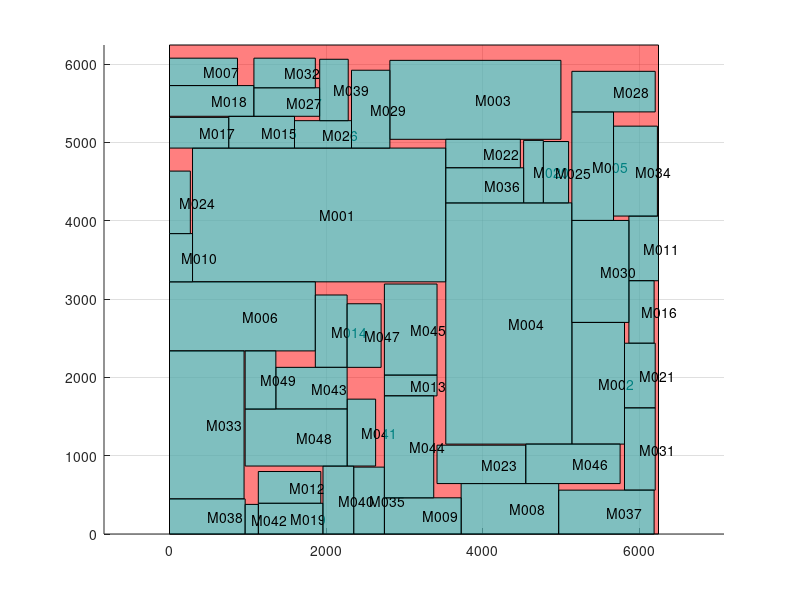

MATLAB code to generate this figure:
axis equal;
hold on;
grid on;

block_x=[0 0 6244.19 6244.19 0 ];
block_y=[0 6244.19 6244.19 0 0 ];
fill(block_x,block_y,'r','facealpha',0.5);
block_x=[294 294 3528 3528 294 ];
block_y=[3220 4928 4928 3220 3220 ];
fill(block_x,block_y,'c','facealpha',0.5);
text(1911, 4074, 'M001');

block_x=[5138 5138 5810 5810 5138 ];
block_y=[1148 2702 2702 1148 1148 ];
fill(block_x,block_y,'c','facealpha',0.5);
text(5474, 1925, 'M002');

block_x=[2814 2814 4998 4998 2814 ];
block_y=[5040 6048 6048 5040 5040 ];
fill(block_x,block_y,'c','facealpha',0.5);
text(3906, 5544, 'M003');

block_x=[3528 3528 5138 5138 3528 ];
block_y=[1148 4228 4228 1148 1148 ];
fill(block_x,block_y,'c','facealpha',0.5);
text(4333, 2688, 'M004');

block_x=[5138 5138 5670 5670 5138 ];
block_y=[4004 5390 5390 4004 4004 ];
fill(block_x,block_y,'c','facealpha',0.5);
text(5404, 4697, 'M005');

block_x=[0 0 1862 1862 0 ];
block_y=[2338 3220 3220 2338 2338 ];
fill(block_x,block_y,'c','facealpha',0.5);
text(931, 2779, 'M006');

block_x=[0 0 868 868 0 ];
block_y=[5726 6076 6076 5726 5726 ];
fill(block_x,block_y,'c','facealpha',0.5);
text(434, 5901, 'M007');

block_x=[3724 3724 4970 4970 3724 ];
block_y=[0 644 644 0 0 ];
fill(block_x,block_y,'c','facealpha',0.5);
text(4347, 322, 'M008');

block_x=[2744 2744 3724 3724 2744 ];
block_y=[0 462 462 0 0 ];
fill(block_x,block_y,'c','facealpha',0.5);
text(3234, 231, 'M009');

block_x=[0 0 294 294 0 ];
block_y=[3220 3836 3836 3220 3220 ];
fill(block_x,block_y,'c','facealpha',0.5);
text(147, 3528, 'M010');

block_x=[5866 5866 6244 6244 5866 ];
block_y=[3234 4060 4060 3234 3234 ];
fill(block_x,block_y,'c','facealpha',0.5);
text(6055, 3647, 'M011');

block_x=[1134 1134 1932 1932 1134 ];
block_y=[392 798 798 392 392 ];
fill(block_x,block_y,'c','facealpha',0.5);
text(1533, 595, 'M012');

block_x=[2744 2744 3416 3416 2744 ];
block_y=[1764 2030 2030 1764 1764 ];
fill(block_x,block_y,'c','facealpha',0.5);
text(3080, 1897, 'M013');

block_x=[1862 1862 2268 2268 1862 ];
block_y=[2128 3052 3052 2128 2128 ];
fill(block_x,block_y,'c','facealpha',0.5);
text(2065, 2590, 'M014');

block_x=[756 756 1596 1596 756 ];
block_y=[4928 5334 5334 4928 4928 ];
fill(block_x,block_y,'c','facealpha',0.5);
text(1176, 5131, 'M015');

block_x=[5866 5866 6188 6188 5866 ];
block_y=[2436 3234 3234 2436 2436 ];
fill(block_x,block_y,'c','facealpha',0.5);
text(6027, 2835, 'M016');

block_x=[0 0 756 756 0 ];
block_y=[4928 5320 5320 4928 4928 ];
fill(block_x,block_y,'c','facealpha',0.5);
text(378, 5124, 'M017');

block_x=[0 0 1078 1078 0 ];
block_y=[5334 5726 5726 5334 5334 ];
fill(block_x,block_y,'c','facealpha',0.5);
text(539, 5530, 'M018');

block_x=[1134 1134 1960 1960 1134 ];
block_y=[0 392 392 0 0 ];
fill(block_x,block_y,'c','facealpha',0.5);
text(1547, 196, 'M019');

block_x=[4522 4522 4774 4774 4522 ];
block_y=[4228 5026 5026 4228 4228 ];
fill(block_x,block_y,'c','facealpha',0.5);
text(4648, 4627, 'M020');

block_x=[5810 5810 6202 6202 5810 ];
block_y=[1610 2436 2436 1610 1610 ];
fill(block_x,block_y,'c','facealpha',0.5);
text(6006, 2023, 'M021');

block_x=[3528 3528 4480 4480 3528 ];
block_y=[4676 5040 5040 4676 4676 ];
fill(block_x,block_y,'c','facealpha',0.5);
text(4004, 4858, 'M022');

block_x=[3416 3416 4550 4550 3416 ];
block_y=[644 1134 1134 644 644 ];
fill(block_x,block_y,'c','facealpha',0.5);
text(3983, 889, 'M023');

block_x=[0 0 266 266 0 ];
block_y=[3836 4634 4634 3836 3836 ];
fill(block_x,block_y,'c','facealpha',0.5);
text(133, 4235, 'M024');

block_x=[4774 4774 5096 5096 4774 ];
block_y=[4228 5012 5012 4228 4228 ];
fill(block_x,block_y,'c','facealpha',0.5);
text(4935, 4620, 'M025');

block_x=[1596 1596 2324 2324 1596 ];
block_y=[4928 5278 5278 4928 4928 ];
fill(block_x,block_y,'c','facealpha',0.5);
text(1960, 5103, 'M026');

block_x=[1078 1078 1918 1918 1078 ];
block_y=[5334 5698 5698 5334 5334 ];
fill(block_x,block_y,'c','facealpha',0.5);
text(1498, 5516, 'M027');

block_x=[5138 5138 6202 6202 5138 ];
block_y=[5390 5908 5908 5390 5390 ];
fill(block_x,block_y,'c','facealpha',0.5);
text(5670, 5649, 'M028');

block_x=[2324 2324 2814 2814 2324 ];
block_y=[4928 5922 5922 4928 4928 ];
fill(block_x,block_y,'c','facealpha',0.5);
text(2569, 5425, 'M029');

block_x=[5138 5138 5866 5866 5138 ];
block_y=[2702 4004 4004 2702 2702 ];
fill(block_x,block_y,'c','facealpha',0.5);
text(5502, 3353, 'M030');

block_x=[5810 5810 6202 6202 5810 ];
block_y=[560 1610 1610 560 560 ];
fill(block_x,block_y,'c','facealpha',0.5);
text(6006, 1085, 'M031');

block_x=[1078 1078 1862 1862 1078 ];
block_y=[5698 6076 6076 5698 5698 ];
fill(block_x,block_y,'c','facealpha',0.5);
text(1470, 5887, 'M032');

block_x=[0 0 952 952 0 ];
block_y=[448 2338 2338 448 448 ];
fill(block_x,block_y,'c','facealpha',0.5);
text(476, 1393, 'M033');

block_x=[5670 5670 6230 6230 5670 ];
block_y=[4060 5208 5208 4060 4060 ];
fill(block_x,block_y,'c','facealpha',0.5);
text(5950, 4634, 'M034');

block_x=[2352 2352 2744 2744 2352 ];
block_y=[0 854 854 0 0 ];
fill(block_x,block_y,'c','facealpha',0.5);
text(2548, 427, 'M035');

block_x=[3528 3528 4522 4522 3528 ];
block_y=[4228 4676 4676 4228 4228 ];
fill(block_x,block_y,'c','facealpha',0.5);
text(4025, 4452, 'M036');

block_x=[4970 4970 6188 6188 4970 ];
block_y=[0 560 560 0 0 ];
fill(block_x,block_y,'c','facealpha',0.5);
text(5579, 280, 'M037');

block_x=[0 0 966 966 0 ];
block_y=[0 448 448 0 0 ];
fill(block_x,block_y,'c','facealpha',0.5);
text(483, 224, 'M038');

block_x=[1918 1918 2282 2282 1918 ];
block_y=[5278 6062 6062 5278 5278 ];
fill(block_x,block_y,'c','facealpha',0.5);
text(2100, 5670, 'M039');

block_x=[1960 1960 2352 2352 1960 ];
block_y=[0 868 868 0 0 ];
fill(block_x,block_y,'c','facealpha',0.5);
text(2156, 434, 'M040');

block_x=[2268 2268 2632 2632 2268 ];
block_y=[868 1722 1722 868 868 ];
fill(block_x,block_y,'c','facealpha',0.5);
text(2450, 1295, 'M041');

block_x=[966 966 1134 1134 966 ];
block_y=[0 378 378 0 0 ];
fill(block_x,block_y,'c','facealpha',0.5);
text(1050, 189, 'M042');

block_x=[1358 1358 2268 2268 1358 ];
block_y=[1596 2128 2128 1596 1596 ];
fill(block_x,block_y,'c','facealpha',0.5);
text(1813, 1862, 'M043');

block_x=[2744 2744 3374 3374 2744 ];
block_y=[462 1764 1764 462 462 ];
fill(block_x,block_y,'c','facealpha',0.5);
text(3059, 1113, 'M044');

block_x=[2744 2744 3416 3416 2744 ];
block_y=[2030 3192 3192 2030 2030 ];
fill(block_x,block_y,'c','facealpha',0.5);
text(3080, 2611, 'M045');

block_x=[4550 4550 5754 5754 4550 ];
block_y=[644 1148 1148 644 644 ];
fill(block_x,block_y,'c','facealpha',0.5);
text(5152, 896, 'M046');

block_x=[2268 2268 2702 2702 2268 ];
block_y=[2128 2940 2940 2128 2128 ];
fill(block_x,block_y,'c','facealpha',0.5);
text(2485, 2534, 'M047');

block_x=[966 966 2268 2268 966 ];
block_y=[868 1596 1596 868 868 ];
fill(block_x,block_y,'c','facealpha',0.5);
text(1617, 1232, 'M048');

block_x=[966 966 1358 1358 966 ];
block_y=[1596 2338 2338 1596 1596 ];
fill(block_x,block_y,'c','facealpha',0.5);
text(1162, 1967, 'M049');

